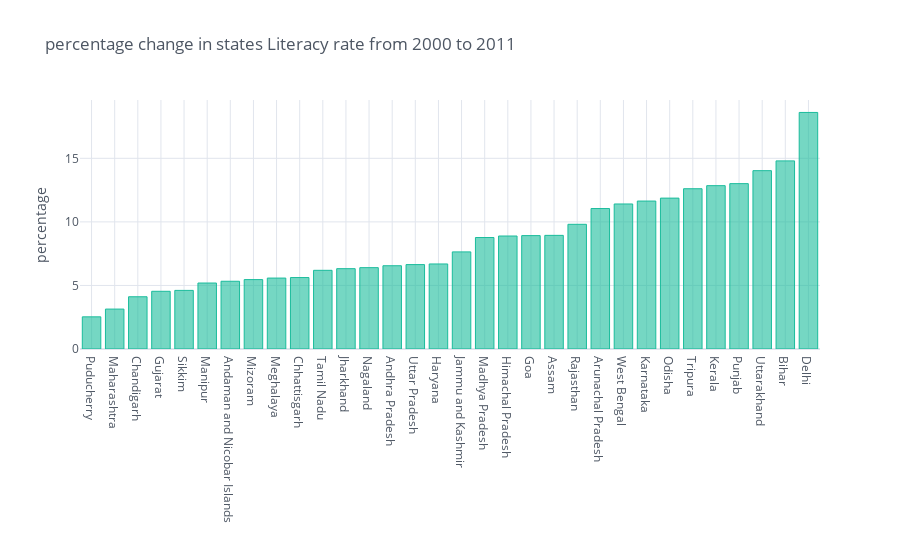

The notebook cell saved with this chart:
### Code cell
#data for plot
df1['literacy_pct_change'] = df1['2011- LIT'] - df1['2001 - LIT']

#plot
df1.sort_values('literacy_pct_change').iplot(kind = 'bar',x = 'States_Union Territories',yTitle = 'percentage',
                                             y = 'literacy_pct_change',theme='white',colors='#1ABC9C',
                                             title = 'percentage change in states Literacy rate from 2000 to 2011')

### Figure 1 — Plotly figure (JSON) as saved in the notebook; plotly's stock layout.template omitted (floating-point values rounded to 4 significant figures)
{"data": [{"marker": {"color": "rgba(26, 188, 156, 0.6)", "line": {"color": "rgba(26, 188, 156, 1.0)", "width": 1}}, "name": "literacy_pct_change", "orientation": "v", "text": "", "type": "bar", "x": ["Puducherry", "Maharashtra", "Chandigarh", "Gujarat", "Sikkim", "Manipur", "Andaman and Nicobar Islands", "Mizoram", "Meghalaya", "Chhattisgarh", "Tamil Nadu", "Jharkhand", "Nagaland", "Andhra Pradesh", "Uttar Pradesh", "Haryana", "Jammu and Kashmir", "Madhya Pradesh", "Himachal Pradesh", "Goa", "Assam", "Rajasthan", "Arunachal Pradesh", "West Bengal", "Karnataka", "Odisha", "Tripura", "Kerala", "Punjab", "Uttarakhand", "Bihar", "Delhi"], "y": [2.53, 3.14, 4.11, 4.54, 4.61, 5.19, 5.33, 5.46, 5.58, 5.62, 6.19, 6.32, 6.4, 6.55, 6.64, 6.69, 7.64, 8.77, 8.89, 8.92, 8.94, 9.81, 11.05, 11.41, 11.64, 11.87, 12.61, 12.85, 13.01, 14.03, 14.8, 18.61]}], "layout": {"legend": {"bgcolor": "#FFFFFF", "font": {"color": "#4D5663"}}, "paper_bgcolor": "#FFFFFF", "plot_bgcolor": "#FFFFFF", "title": {"font": {"color": "#4D5663"}, "text": "percentage change in states Literacy rate from 2000 to 2011"}, "xaxis": {"gridcolor": "#E1E5ED", "showgrid": true, "tickfont": {"color": "#4D5663"}, "title": {"font": {"color": "#4D5663"}, "text": ""}, "zerolinecolor": "#E1E5ED"}, "yaxis": {"gridcolor": "#E1E5ED", "showgrid": true, "tickfont": {"color": "#4D5663"}, "title": {"font": {"color": "#4D5663"}, "text": "percentage"}, "zerolinecolor": "#E1E5ED"}}}
